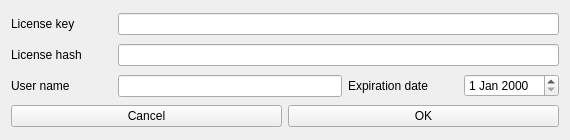
<?xml version="1.0" encoding="UTF-8"?>
<ui version="4.0">
 <class>LicenseValidationDialog</class>
 <widget class="QDialog" name="LicenseValidationDialog">
  <property name="geometry">
   <rect>
    <x>0</x>
    <y>0</y>
    <width>570</width>
    <height>140</height>
   </rect>
  </property>
  <property name="minimumSize">
   <size>
    <width>570</width>
    <height>140</height>
   </size>
  </property>
  <property name="maximumSize">
   <size>
    <width>570</width>
    <height>140</height>
   </size>
  </property>
  <property name="windowTitle">
   <string>License validation</string>
  </property>
  <property name="windowIcon">
   <iconset resource="validation_dialog_resources.qrc">
    <normaloff>:/icons/IMG/validation.png</normaloff>:/icons/IMG/validation.png</iconset>
  </property>
  <layout class="QGridLayout" name="gridLayout">
   <item row="0" column="2" colspan="5">
    <widget class="QLineEdit" name="lineEdit_license_key">
     <property name="focusPolicy">
      <enum>Qt::ClickFocus</enum>
     </property>
    </widget>
   </item>
   <item row="2" column="3">
    <widget class="QLabel" name="label_expiration">
     <property name="text">
      <string>Expiration date</string>
     </property>
    </widget>
   </item>
   <item row="3" column="0" colspan="7">
    <layout class="QGridLayout" name="gridLayout_2">
     <item row="0" column="0">
      <widget class="QPushButton" name="pushButton_cancel">
       <property name="focusPolicy">
        <enum>Qt::NoFocus</enum>
       </property>
       <property name="text">
        <string>Cancel</string>
       </property>
       <property name="icon">
        <iconset resource="validation_dialog_resources.qrc">
         <normaloff>:/icons/IMG/cancel.png</normaloff>:/icons/IMG/cancel.png</iconset>
       </property>
      </widget>
     </item>
     <item row="0" column="1">
      <widget class="QPushButton" name="pushButton_OK">
       <property name="focusPolicy">
        <enum>Qt::NoFocus</enum>
       </property>
       <property name="text">
        <string>OK</string>
       </property>
       <property name="icon">
        <iconset resource="validation_dialog_resources.qrc">
         <normaloff>:/icons/IMG/ok.png</normaloff>:/icons/IMG/ok.png</iconset>
       </property>
      </widget>
     </item>
    </layout>
   </item>
   <item row="0" column="1">
    <widget class="QLabel" name="label_key_icon">
     <property name="minimumSize">
      <size>
       <width>24</width>
       <height>24</height>
      </size>
     </property>
     <property name="maximumSize">
      <size>
       <width>24</width>
       <height>24</height>
      </size>
     </property>
     <property name="text">
      <string/>
     </property>
    </widget>
   </item>
   <item row="2" column="1">
    <widget class="QLabel" name="label_user_icon">
     <property name="minimumSize">
      <size>
       <width>24</width>
       <height>24</height>
      </size>
     </property>
     <property name="maximumSize">
      <size>
       <width>24</width>
       <height>24</height>
      </size>
     </property>
     <property name="text">
      <string/>
     </property>
    </widget>
   </item>
   <item row="1" column="2" colspan="5">
    <widget class="QLineEdit" name="lineEdit_license_hash">
     <property name="focusPolicy">
      <enum>Qt::ClickFocus</enum>
     </property>
    </widget>
   </item>
   <item row="0" column="0">
    <widget class="QLabel" name="label_license_key">
     <property name="text">
      <string>License key</string>
     </property>
    </widget>
   </item>
   <item row="2" column="2">
    <widget class="QLineEdit" name="lineEdit_user_name">
     <property name="focusPolicy">
      <enum>Qt::ClickFocus</enum>
     </property>
    </widget>
   </item>
   <item row="2" column="0">
    <widget class="QLabel" name="label_user_name">
     <property name="text">
      <string>User name</string>
     </property>
    </widget>
   </item>
   <item row="1" column="0">
    <widget class="QLabel" name="label_license_hash">
     <property name="text">
      <string>License hash</string>
     </property>
    </widget>
   </item>
   <item row="2" column="4">
    <widget class="QLabel" name="label_time_icon">
     <property name="minimumSize">
      <size>
       <width>24</width>
       <height>24</height>
      </size>
     </property>
     <property name="maximumSize">
      <size>
       <width>24</width>
       <height>24</height>
      </size>
     </property>
     <property name="text">
      <string/>
     </property>
    </widget>
   </item>
   <item row="1" column="1">
    <widget class="QLabel" name="label_hash_icon">
     <property name="minimumSize">
      <size>
       <width>24</width>
       <height>24</height>
      </size>
     </property>
     <property name="maximumSize">
      <size>
       <width>24</width>
       <height>24</height>
      </size>
     </property>
     <property name="text">
      <string/>
     </property>
    </widget>
   </item>
   <item row="2" column="5" colspan="2">
    <widget class="QDateEdit" name="dateEdit"/>
   </item>
  </layout>
 </widget>
 <resources>
  <include location="validation_dialog_resources.qrc"/>
 </resources>
 <connections/>
</ui>
